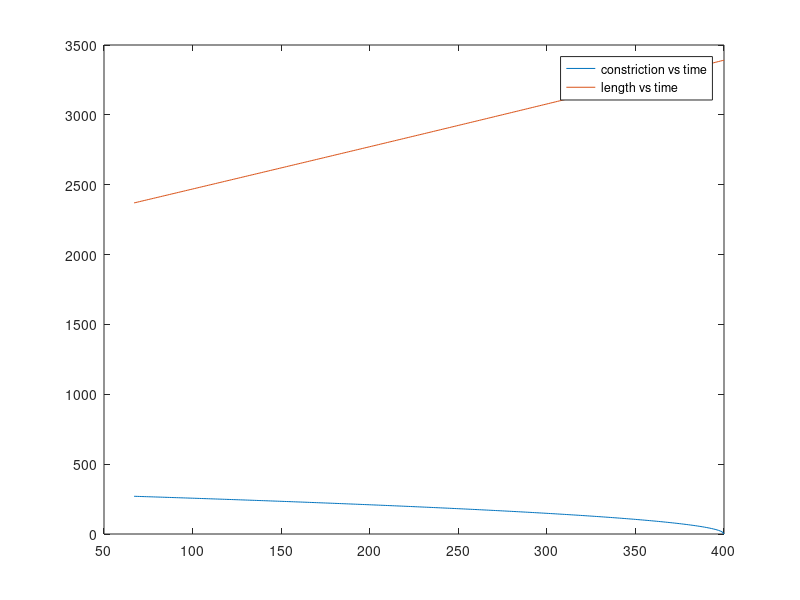

Recreate this plot in MATLAB. (Note: this script raises an error after producing the figure.)


%lg = 1800; % [nm]
dMax = 300; % [nm]
wMax = 0.9; % [adimensional]
Kl = 0.008; % [min]


%-------------------------------------------------------------------------%
% WT

%Kl = 0.014; % [min]
tc = 67; % [min]
tg = 400; % [min]
lc = 2167; % [nm]

t = (tc:1:tg);


l = @(T) exp(Kl*T) + lc + 3*T;

lF = @(T) dMax-dMax*( (tg-T)/(tg -tc));
%l = @(T) 3*T;
%l = @(T) T;
cF = @(T) dMax*wMax*sqrt( 1 - ((T-tc)/(tg-tc)).^2);
c = @(T) dMax*wMax*sqrt( 1 - ((T-tc)/(tg-tc)));

figure, plot(t, c(t)),
hold on
 plot(t, l(t))
legend('constriction vs time', 'length vs time')


[dldt, d2ldt2] = dfdxc(t, l(t));
[dldtF, d2ldt2] = dfdxc(t, lF(t));
[dcdtF, d2cdt2] = dfdxc(t, cF(t));
[dcdt, d2cdt2] = dfdxc(t, c(t));

x1 = 1;
y1 = 2;
xF1 = 1;
yF1 = 2;
for i = 2: length(t)
%     xEl= x(i-2)- x(i-1);
%     yEl= y(i-2)- y(i-1);

        xF1(i) = xF1(i-1) + dldtF(i-1) + dldt(i-1);
        yF1(i) = yF1(i-1) + dcdtF(i-1);
        x1(i) = x1(i-1) + dldt(i-1)*(t(i)-t(i-1));
        y1(i) = y1(i-1) + dcdt(i-1);
        
%     if i<=3
%         xF1(i) = xF1(i-1) + dldt(i-1);
%         yF1(i) = yF1(i-1) + dcdtF(i-1);
%         x1(i) = x1(i-1) + dldt(i-1);
%         y1(i) = y1(i-1) + dcdt(i-1);
%     
%     else
% %         xF1(i) = xF1(i-1) + dldt(i-1) + ( xF1(i-2) - xF1(i-1) );
% %         yF1(i) = yF1(i-1) + dcdtF(i-1) + ( yF1(i-2) - yF1(i-1) );
% %         x1(i) = x1(i-1) + dldt(i-1) + ( x1(i-2) - x1(i-1) );
% %         y1(i) = y1(i-1) + dcdt(i-1) + ( y1(i-2) - y1(i-1) );
%         
%         xF1(i) = xF1(i-1) + dldt(i-1) ;
%         yF1(i) = yF1(i-1) + dcdtF(i-1)+ dldt(i-1) ;
%         x1(i) = x1(i-1) + dldt(i-1) + dldt(i-1);
%         y1(i) = y1(i-1) + dcdt(i-1)+ dldt(i-1);
%     end
end

figure, plot(x1, y1, '*');
legend('bacteria contour')
% figure, plot(t, dcdt,'*')
legend ('constrictio derivative')

%-----------------------------------------------------------------------%
% 3 MUT

%Kl = 0.014;
tc = 95;
tg = 253;
lc = 2395; % [nm]

t = (tc:1:tg);

l = @(T) exp(Kl*T) + lc +3*T;
lF = @(T) dMax- dMax*( (tg-T)/(tg -tc));

%l = @(T) 3*T;
%l = @(T) T;

c = @(T) dMax*wMax*sqrt( 1 - ((T-tc)/(tg-tc)));
cF = @(T) dMax*wMax*sqrt( 1 - ((T-tc)/(tg-tc)).^2);

figure, plot(t, c(t)),
hold on
plot(t, l(t))
legend('constriction vs time', 'length vs time')


[dldt, d2ldt2] = dfdxc(t, l(t));
[dldtF, d2ldt2] = dfdxc(t, lF(t));
[dcdt, d2cdt2] = dfdxc(t, c(t));
[dcdtF, d2cdt2] = dfdxc(t, cF(t));

x4=1;
y4=2;
xF4=1;
yF4=2;

for i =2: length(t)
%     xEl= x(i-2)- x(i-1);
%     yEl= y(i-2)- y(i-1);
    x4(i) = x4(i-1) + dldt(i-1)*(t(i)-t(i-1));
    y4(i) = y4(i-1) + dcdt(i-1);
    xF4(i) = xF4(i-1) + dldtF(i-1)+ dldt(i-1);
    yF4(i) = yF4(i-1) + dcdtF(i-1);
end

% figure, plot(x4, y4, '*');
% legend('bacteria contour')
% figure, plot(t, dcdt,'*')
% legend ('constrictio derivative')

%-----------------------------------------------------------------------%
% MUT FtsW

%Kl = 0.014;
tc = 148;
tg = 360;
lc = 2180; % [nm]

t1 = (tc:1:tg);


l = @(T) exp(Kl*T) + lc + 3*T;
lF = @(T)  dMax-dMax*( (tg-T)/(tg -tc));

%l = @(T) 3*T;
%l = @(T) T;
c = @(T) dMax*wMax*sqrt( 1 - ((T-tc)/(tg-tc)).^2 );
cF = @(T) dMax*wMax*sqrt( 1 - ((T-tc)/(tg-tc)));

figure, plot(t1, c(t1)),
hold on
 plot(t1, l(t1))
legend('constriction vs time', 'length vs time')


[dldt, d2ldt2] = dfdxc(t1, l(t1));
[dldtF, d2ldt2] = dfdxc(t1, lF(t1));
[dcdt, d2cdt2] = dfdxc(t1, c(t1));
[dcdtF, d2cdt2] = dfdxc(t1, cF(t1));

x2=1;
y2=2;
xF2=1;
yF2=2;
for i = 2: length(t1)
%     xEl= x(i-2)- x(i-1);
%     yEl= y(i-2)- y(i-1);
    x2(i) = x2(i-1) + dldt(i-1)*(t1(i)-t1(i-1));
    y2(i) = y2(i-1) + dcdt(i-1);
    xF2(i) = xF2(i-1) + dldtF(i-1)+ dldt(i-1);
    yF2(i) = yF2(i-1) + dcdtF(i-1);
end

% figure, plot(t1, dcdt,'*')
% legend ('constrictio derivative')
% 
% figure, plot(x1, y1, 'b*');
% hold on
%  plot(x2, y2, 'r*');
% legend('bacteria contour tc=67 and tg=400', 'bacteria contour tc=93 and tg=290')


%-----------------------------------------------------------------------%
% FtsI

% Kl = 0.014;
tc = 137;
tg = 337;
lc = 2343; % [nm]

t2 = (tc:1:tg);


l = @(T) exp(Kl*T) + lc +3*T;
lF = @(T)  dMax-dMax*( (tg-T)/(tg -tc));

%%l = @(T) T;
c = @(T) dMax*wMax*sqrt( 1 - ((T-tc)/(tg-tc)) );
cF = @(T) dMax*wMax*sqrt( 1 - ((T-tc)/(tg-tc)).^2 );

figure, plot(t2, c(t2)),
hold on
 plot(t2, l(t2))
legend('constriction vs time', 'length vs time')


[dldt, d2ldt2] = dfdxc(t2, l(t2));
[dldtF, d2ldt2] = dfdxc(t2, lF(t2));
[dcdt, d2cdt2] = dfdxc(t2, c(t2));
[dcdtF, d2cdt2] = dfdxc(t2, cF(t2));

x3=1;
y3=2;
xF3=1;
yF3=2;
% x(2)=2;
% y(2)=1;
for i =2: length(t2)
%     xEl= x(i-2)- x(i-1);
%     yEl= y(i-2)- y(i-1);
    x3(i) = x3(i-1) + dldt(i-1)*(t2(i)-t2(i-1));
    y3(i) = y3(i-1) + dcdt(i-1);
    xF3(i) = xF3(i-1) + dldtF(i-1)+ dldt(i-1);
    yF3(i) = yF3(i-1) + dcdtF(i-1);
end

figure, plot(t2, dcdt,'*')
legend ('constrictio derivative')

figure, plot(x1, y1, 'b*'),
hold on
plot(x1, 2*y1(end)- y1, 'b*'),
hold all
plot(x2, y2, 'r*');
plot(x2, 2*y2(end)- y2  , 'r*'),
plot(x3, y3, 'g*');
plot(x3, 2*y3(end)- y3, 'g*'),
plot(x4, y4, 'k*');
plot(x4, 2*y4(end)- y4, 'k*'),
xlabel('[nm]')
ylabel('[nm]')
axis equal
title('2D area model')
legend('bacteria contour tc=67 and tg=400, WT', 'bacteria contour tc=67 and tg=400, WT',...
    'bacteria contour tc=148 and tg=360, FtsW(A246T)', 'bacteria contour tc=148 and tg=360, FtsW(A246T)',...
'bacteria contour tc=137 and tg=337 (FtsI I45V)', 'bacteria contour tc=137 and tg=337 (FtsI I45V)',...
'bacteria contour tc=95 and tg=253 FtsW39', 'bacteria contour tc=95 and tg=253 FtsW39')

figure, plot(xF1, yF1, 'b*'),
hold on
plot(xF1, 2*yF1(end)- yF1, 'b*'),
hold all
plot(xF2, yF2, 'r*');
plot(xF2, 2*yF2(end)- yF2  , 'r*'),
plot(xF3, yF3, 'g*');
plot(xF3, 2*yF3(end)- yF3, 'g*'),
plot(xF4, yF4, 'k*');
plot(xF4, 2*yF4(end)- yF4, 'k*'),
xlabel('[nm]')
ylabel('[nm]')
axis equal
title('Feingold Model')
legend('bacteria contour tc=67 and tg=400, WT', 'bacteria contour tc=67 and tg=400, WT',...
    'bacteria contour tc=148 and tg=360, FtsW(A246T)', 'bacteria contour tc=148 and tg=360, FtsW(A246T)',...
'bacteria contour tc=137 and tg=337 (FtsI I45V)', 'bacteria contour tc=137 and tg=337 (FtsI I45V)',...
'bacteria contour tc=95 and tg=253 FtsW39', 'bacteria contour tc=95 and tg=253 FtsW39')

